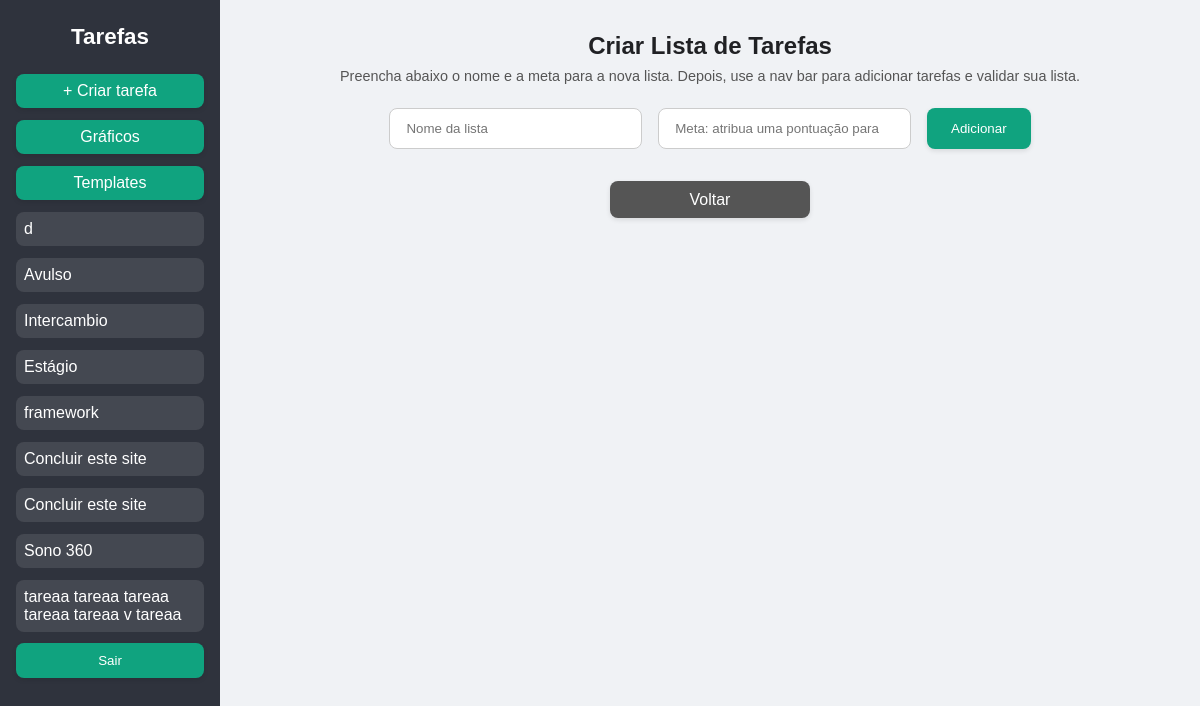
Page /nova_tarefa/ (signed in) on the earlier database version.
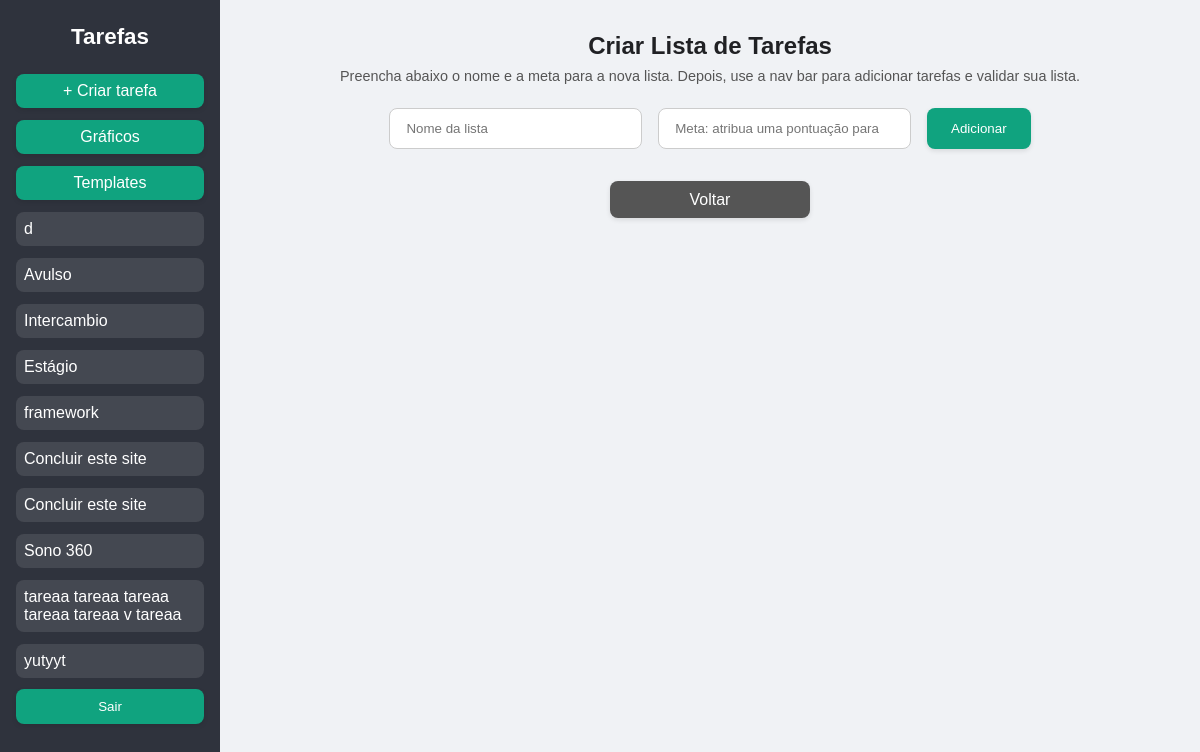
Same page on the later database version.
### points_of_change_2/models.py (models this page shows)
class Novo_tipo(models.Model):
    author = models.ForeignKey("auth.User", on_delete=models.CASCADE,  default=1)
    nome = models.TextField(verbose_name='Descrição da lista', default="Avulso")
    meta = models.PositiveIntegerField(verbose_name='Meta', default="0")

### points_of_change_2/views.py (the view, shortened to what this page needs)
# urls.py: path('nova_tarefa/', views.nova_tarefa, name='nova_tarefa'),
@login_required
def nova_tarefa(request):
    lista = []
    tipos = Novo_tipo.objects.filter(author=request.user.id)
    for tipo in tipos:
        if tipo.nome == 'i':
            tipo.nome = 'Avulso'
        lista.append(tipo.nome)
    return render(request, 'paginas/nova_tarefa.html', {'lista': lista})

### points_of_change_2/templates/paginas/nova_tarefa.html (shortened to what this page needs)
<!DOCTYPE html>
<html lang="pt-BR">
<head>
</head>
<body>
  <nav class="sidebar">
    <h2>Tarefas</h2>
    <div class="tipo-form">
      <a href="/nova_tarefa/" class="btn-create" style="background-color: #10a37f">
         + Criar tarefa
      </a>
      <a href="/graficos/" class="btn-create" style="background-color: #10a37f">Gráficos</a>
      <a href="/recomendacoes/" class="btn-create" style="background-color: #10a37f">Templates</a>
      {% for tipo in lista %}
        <a href="/tipo/{{ tipo }}/" style="text-align: left;">{{ tipo }}</a>
      {% endfor %}
    </div>
    <form action="{% url 'logout' %}" method="post" >
      <button type="submit" class="btn-logout" style="padding: 10px;">Sair</button>
    </form>
  </nav>
  <div class="main">
    <h2>Criar Lista de Tarefas</h2>
    <p class="subtitle">
      Preencha abaixo o nome e a meta para a nova lista.
      Depois, use a nav bar para adicionar tarefas e validar sua lista.
    </p>
    <form method="post" action="#" class="task-form">
      <input type="text" name="nome" placeholder="Nome da lista" required />
      <input type="number" name="meta" placeholder="Meta: atribua uma pontuação para sua lista" min="0" required />
      <button type="submit">Adicionar</button>
    </form>
    <a href="/" class="back-btn">Voltar</a>
  </div>
</body>
</html>

Differences in the rows shown:
added Novo_tipo: lista "yutyyt"
